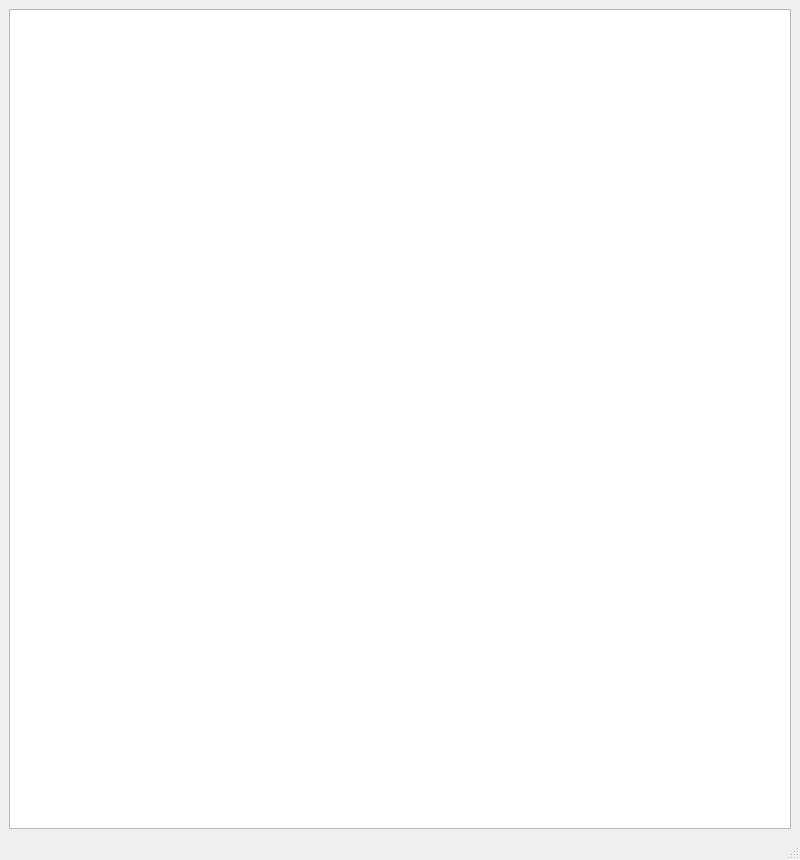
<?xml version="1.0" encoding="UTF-8"?>
<ui version="4.0">
 <class>MainWindow</class>
 <widget class="QMainWindow" name="MainWindow">
  <property name="geometry">
   <rect>
    <x>0</x>
    <y>0</y>
    <width>800</width>
    <height>860</height>
   </rect>
  </property>
  <property name="windowTitle">
   <string>MainWindow</string>
  </property>
  <widget class="QWidget" name="centralwidget">
   <layout class="QHBoxLayout" name="horizontalLayout">
    <item>
     <layout class="QGridLayout" name="gridLayout">
      <item row="0" column="0">
       <widget class="QChartView" name="graphicsView"/>
      </item>
     </layout>
    </item>
   </layout>
  </widget>
  <widget class="QMenuBar" name="menubar">
   <property name="geometry">
    <rect>
     <x>0</x>
     <y>0</y>
     <width>800</width>
     <height>26</height>
    </rect>
   </property>
  </widget>
  <widget class="QStatusBar" name="statusbar"/>
 </widget>
 <customwidgets>
  <customwidget>
   <class>QChartView</class>
   <extends>QGraphicsView</extends>
   <header location="global">qchartview.h</header>
  </customwidget>
 </customwidgets>
 <resources/>
 <connections/>
</ui>
